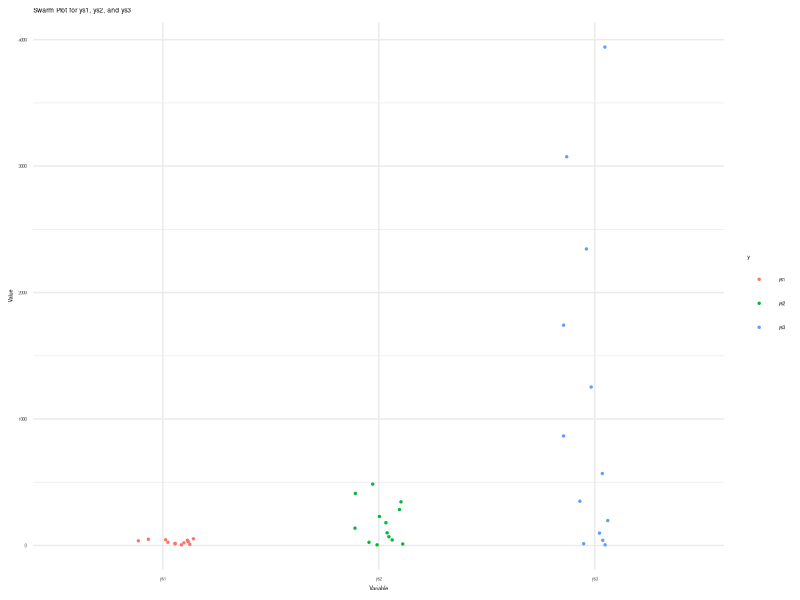

Reproduce this figure in R.
# Load required libraries
library(readr)
library(tidyr)
library(ggplot2)

# Read data from CSV file
series <- read_csv(
  "series.csv",
  show_col_types = FALSE)

# Melt the series to long format for swarmplot
series_longer <- series %>%
  gather(key = "y", value = "value", -xs)

# Define custom colors (unused)
custom_colors <- c("red", "green", "blue")

# Define softer colors
# Light pink, Sky blue, Gold
soft_colors <- c("#FFB6C1", "#87CEEB", "#FFD700")

# Create swarmplot using ggplot2 with custom colors
plot <- ggplot(
    series_longer,
    aes(x = y, y = value, color = y)) +
  geom_point(
    position = position_jitterdodge(
      jitter.width = 0.3, jitter.height = 0),
    size = 0.5) +
  scale_fill_manual(values = soft_colors) +
  labs(
    x = "Variable", y = "Value",
    title = "Swarm Plot for ys1, ys2, and ys3") +
  theme_minimal() +
  theme(
    text = element_text(size = 4))

# Save plot as PNG
ggsave("81c-swarm.png", plot,
  width = 800, height = 400, units = "px")
